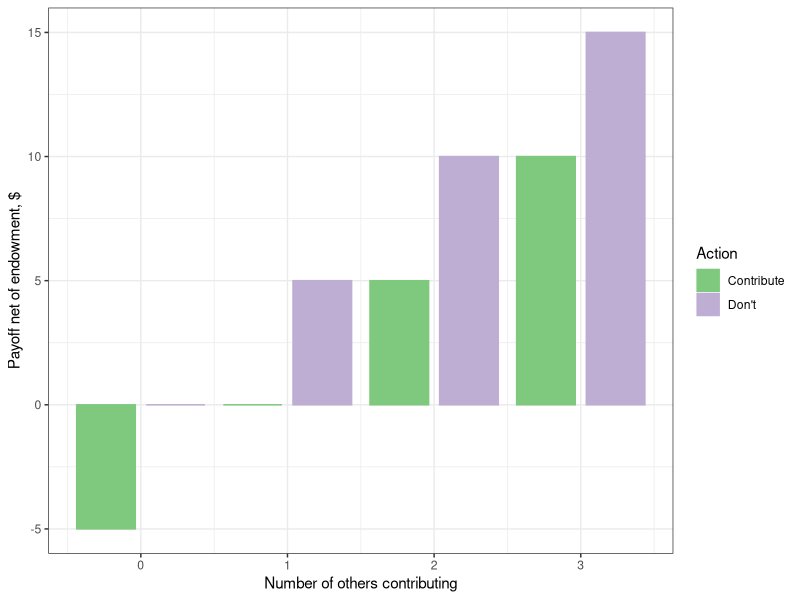
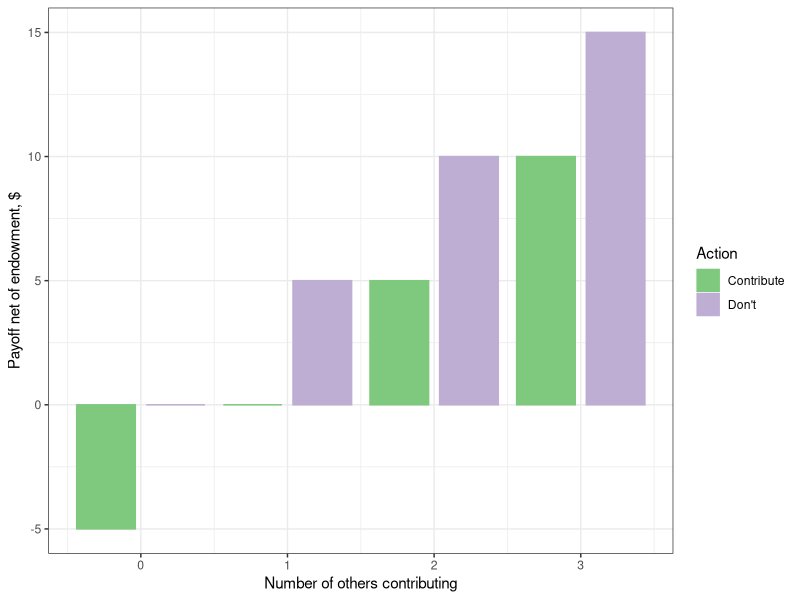

Generate these figures, in order, with R:
library(tidyverse)
contribute <- seq(-5,10,5)
dont <- seq(0,15,5)
df <- tibble(contribute, dont)
df2 <- df %>% gather(action, payoff)
df2 <- df2 %>% mutate(action = factor(action),
                      others = rep(seq(0,3,1),2))
vcmplot <- 
  df2 %>% 
  ggplot(aes(x = others, y = payoff, group = action, color = action, fill = action)) + 
  geom_bar(stat = "identity", width = 0.8, position = position_dodge(width = 0.95)) + 
  xlab("Number of others contributing") + 
  ylab("Payoff net of endowment, $") + 
  scale_fill_brewer(type = "qual", 
                    palette = "Accent",
                    name = "Action", 
                    breaks = c("contribute", "dont"), 
                    labels = c("Contribute", "Don't")) + 
  scale_color_brewer(type = "qual", 
                     palette = "Accent",
                     name = "Action", 
                     breaks = c("contribute", "dont"), 
                     labels = c("Contribute", "Don't")) +
  theme_bw()
vcmplot
ggsave("people/nplayer_vcm.pdf", vcmplot , width = 6, height = 4)
  
  
